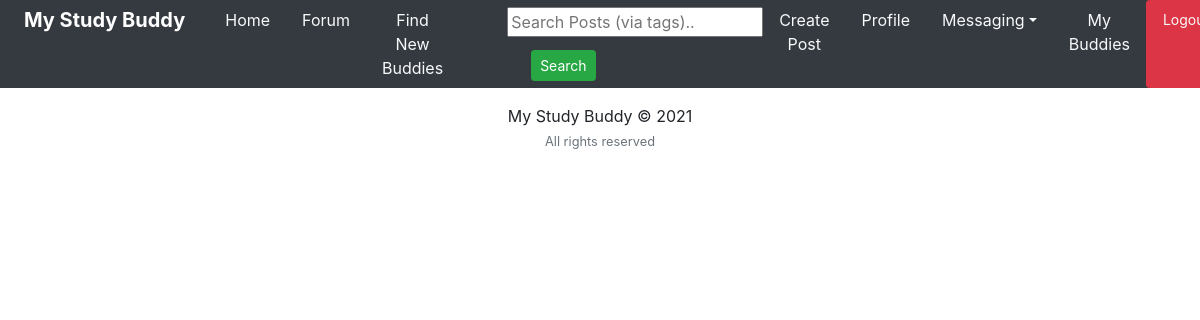
/user_posts/msbud_lzx (signed in), run on an earlier commit of the app's database.
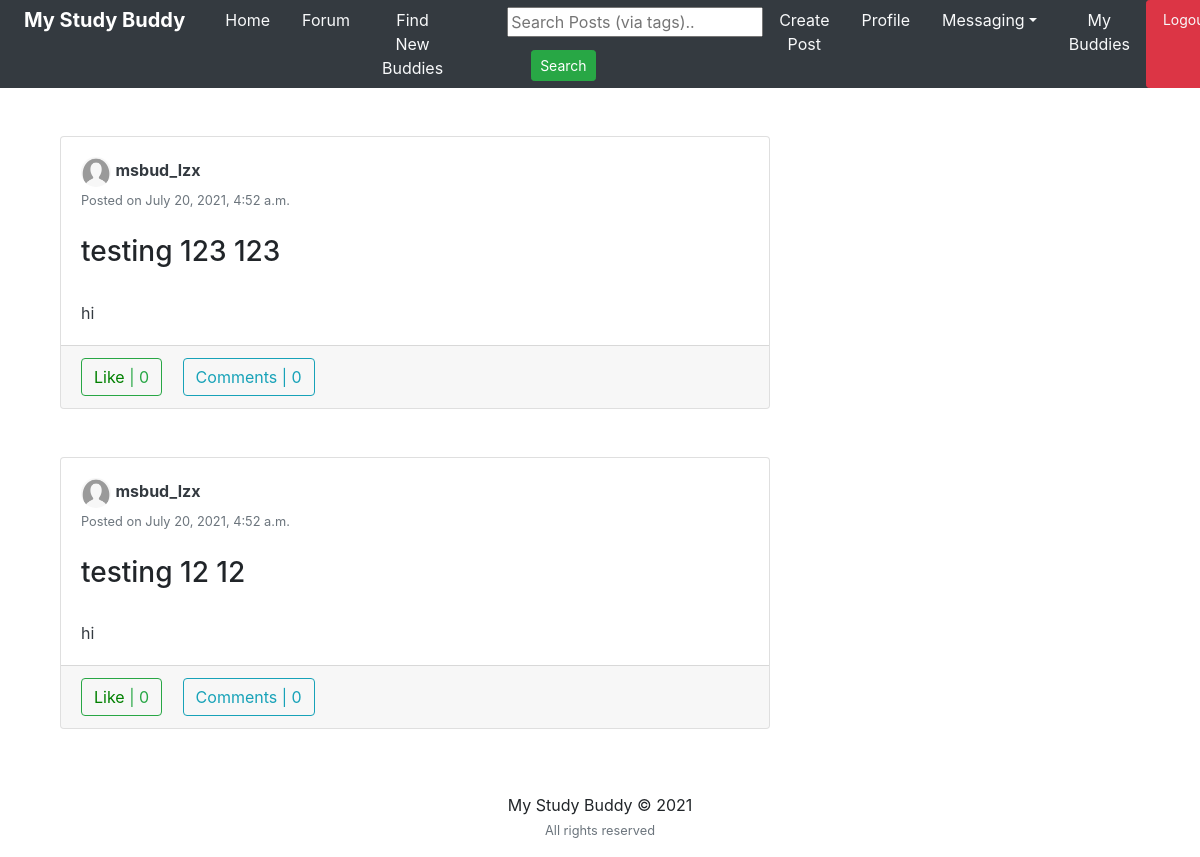
And on a later commit of the database.
### feed/models.py (models this page shows, shortened)
class Post(models.Model):
	title = models.CharField(max_length=150, blank=True)
	body = models.TextField(blank=True)
	picture = models.ImageField(upload_to='path/to/img', default=None)
	date_posted = models.DateTimeField(default=timezone.now)
	user_name = models.ForeignKey(User, related_name='updated_by', on_delete=models.CASCADE)
	tags = models.CharField(max_length=100, blank=True)

### users/models.py (models this page shows, shortened)
class Profile(models.Model):
	user = models.OneToOneField(User, on_delete=models.CASCADE)
	image = models.ImageField(default='default.png', upload_to='profile_pics')
	slug = AutoSlugField(populate_from='user')
	bio = models.CharField(max_length=255, blank=True)
	friends = models.ManyToManyField("Profile", blank=True)
	def get_absolute_url(self):
		return "/users/{}".format(self.slug)

### feed/views.py (the view)
# urls.py: path('user_posts/<str:username>', UserPostListView.as_view(), name='user-posts'),
class UserPostListView(LoginRequiredMixin, ListView):
	model = Post
	template_name = 'feed/user_posts.html'
	context_object_name = 'posts'
	paginate_by = 10
	def get_context_data(self, **kwargs):
		context = super(UserPostListView, self).get_context_data(**kwargs)
		user = get_object_or_404(User, username=self.kwargs.get('username'))
		liked = [i for i in Post.objects.filter(user_name=user) if Like.objects.filter(user = self.request.user, post=i)]
		context['liked_post'] = liked
		return context
	def get_queryset(self):
		user = get_object_or_404(User, username=self.kwargs.get('username'))
		return Post.objects.filter(user_name=user).order_by('-date_posted')

### feed/templates/feed/user_posts.html (shortened to what this page needs)
{% extends "feed/layout.html" %} {% load static %}
{% block searchform %}
<form
  class="form-inline my-2 my-lg-0 ml-5"
  action="{% url 'search_posts' %}"
  method="get"
>
  <input name="p" type="text" placeholder="Search Posts (via tags).." />
  <button class="btn btn-success btn-sm my-2 my-sm-0 ml-4" type="submit">
    Search
  </button>
</form>
{% endblock searchform %} {% block content %}
<div class="container">
  <div class="row">
    <div class="col-md-8">
      {% for post in posts %}
      <div class="card card-signin my-5">
        <div class="card-body">
          <a href="{{ post.user_name.profile.get_absolute_url }}"
            ><img
              src="{{ post.user_name.profile.image.url }}"
              class="rounded-circle"
              width="30"
              height="30"
              alt=""
          /></a>
          <a
            class="text-dark"
            href="{{ post.user_name.profile.get_absolute_url }}"
            ><b>{{ post.user_name }}</b></a
          >
          <br /><small class="text-muted"
            >Posted on {{ post.date_posted }}</small
          >
          <br /><br />
          <h3>{{ post.title }}</h3>
          <br />
          <p class="card-text text-dark">{{ post.body }}</p>
        </div>
        <div class="card-footer">
          <button class="btn btn-outline-success mr-3 like" id="{{ post.id }}">
            {% if post in liked_post %}
            <a
              href="{% url 'post-like' %}"
              style="color: red"
              id="likebtn{{ post.id }}"
            >
              Unlike</a
            >
            | {{post.likes.count}} {% else %}
            <a
              href="{% url 'post-like' %}"
              style="color: green"
              id="likebtn{{ post.id }}"
            >
              Like</a
            >
            | {{post.likes.count}} {% endif %}
          </button>
          <a class="btn btn-outline-info" href="{% url 'post-detail' post.id %}"
            >Comments | {{ post.details.count }}</a
          >
        </div>
      </div>
      {% endfor %}
    </div>
  </div>
</div>
{% endblock content %}

What changed in the data, as far as the page shows it:
added Post: user_name.profile.image (placeholder picture), user_name "msbud_lzx", date_posted "July 20, 2021, 4:52 a.m.", title "testing 123 123", body "hi", likes.count "0", details.count "0"
added Post: user_name.profile.image (placeholder picture), user_name "msbud_lzx", date_posted "July 20, 2021, 4:52 a.m.", title "testing 12 12", body "hi", likes.count "0", details.count "0"
